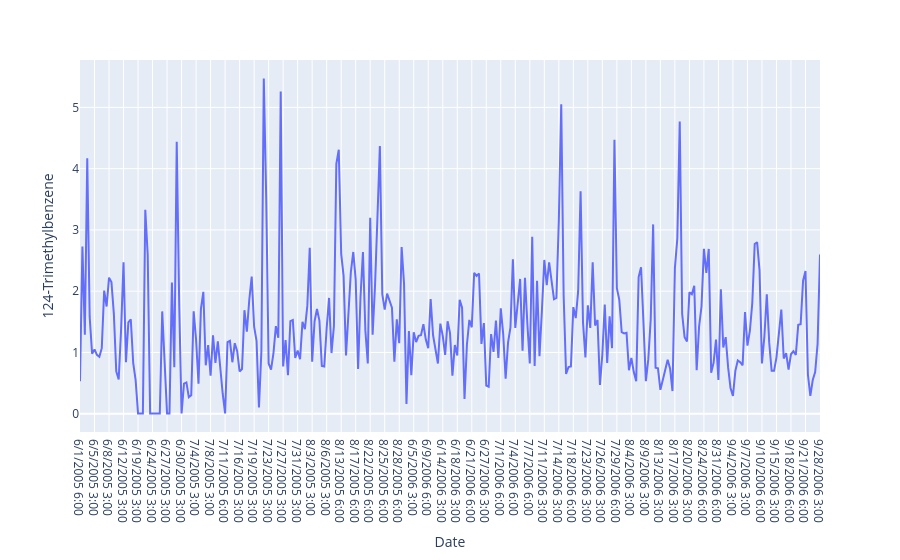

Write notebook code for a chart like this one.
### Code cell
feature_i = '124-Trimethylbenzene'
fig2 = px.line(data_df, y=feature_i)
fig2.show()

### Figure 1 — Plotly figure (JSON) as saved in the notebook; plotly's stock layout.template omitted (floating-point values rounded to 4 significant figures; data arrays with more than 128 entries replaced by an {"elided": "..."} marker saying what was removed)
{"data": [{"hovertemplate": "Date=%{x}<br>124-Trimethylbenzene=%{y}<extra></extra>", "legendgroup": "", "line": {"color": "#636efa", "dash": "solid"}, "marker": {"symbol": "circle"}, "mode": "lines", "name": "", "orientation": "v", "showlegend": false, "type": "scatter", "x": {"elided": "307 str values"}, "xaxis": "x", "y": {"elided": "307 float values"}, "yaxis": "y"}], "layout": {"autosize": true, "legend": {"tracegroupgap": 0}, "margin": {"t": 60}, "xaxis": {"anchor": "y", "autorange": true, "domain": [0, 1], "range": [0, 306], "title": {"text": "Date"}, "type": "category"}, "yaxis": {"anchor": "x", "autorange": true, "domain": [0, 1], "range": [-0.2986, 5.774], "title": {"text": "124-Trimethylbenzene"}, "type": "linear"}}}
